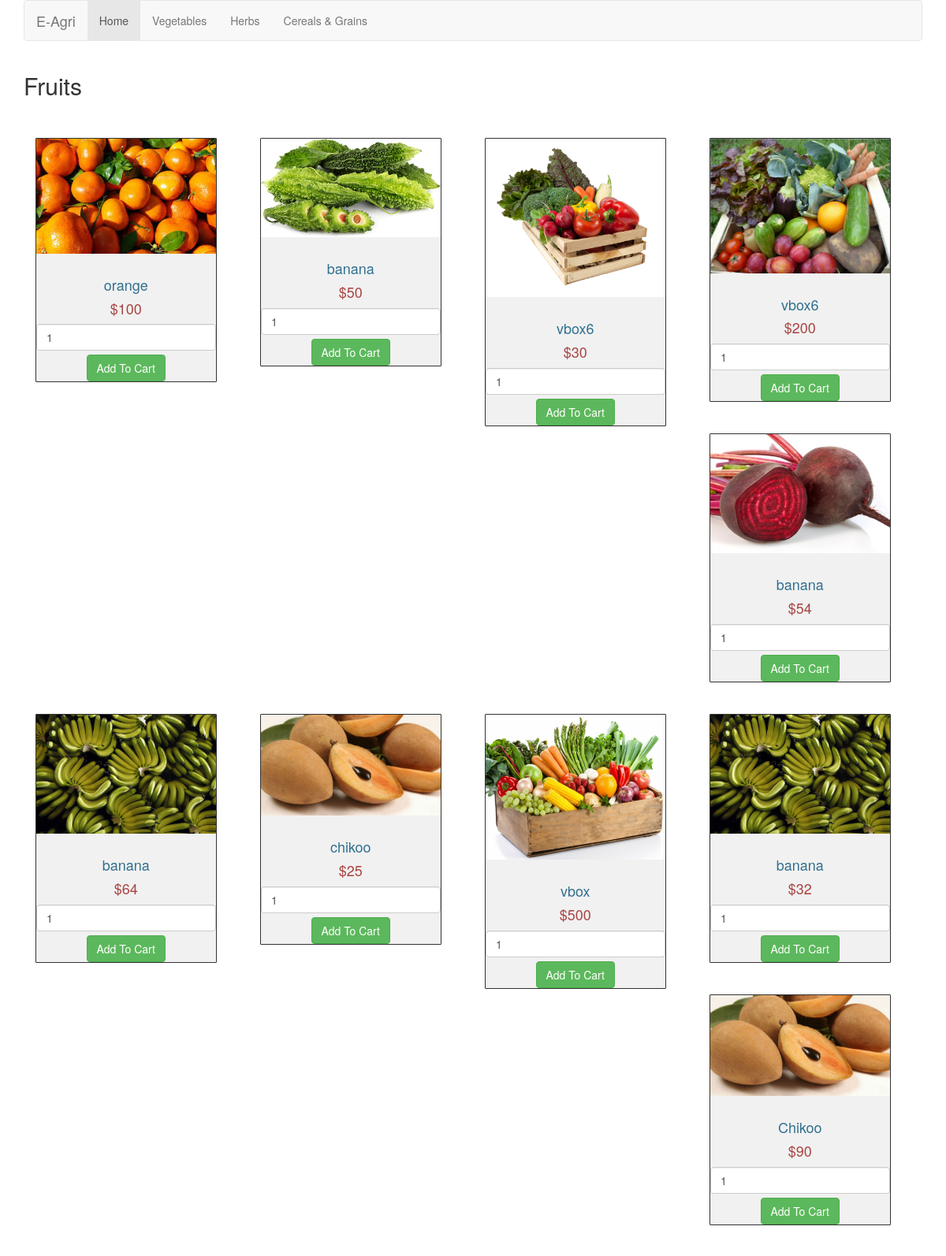
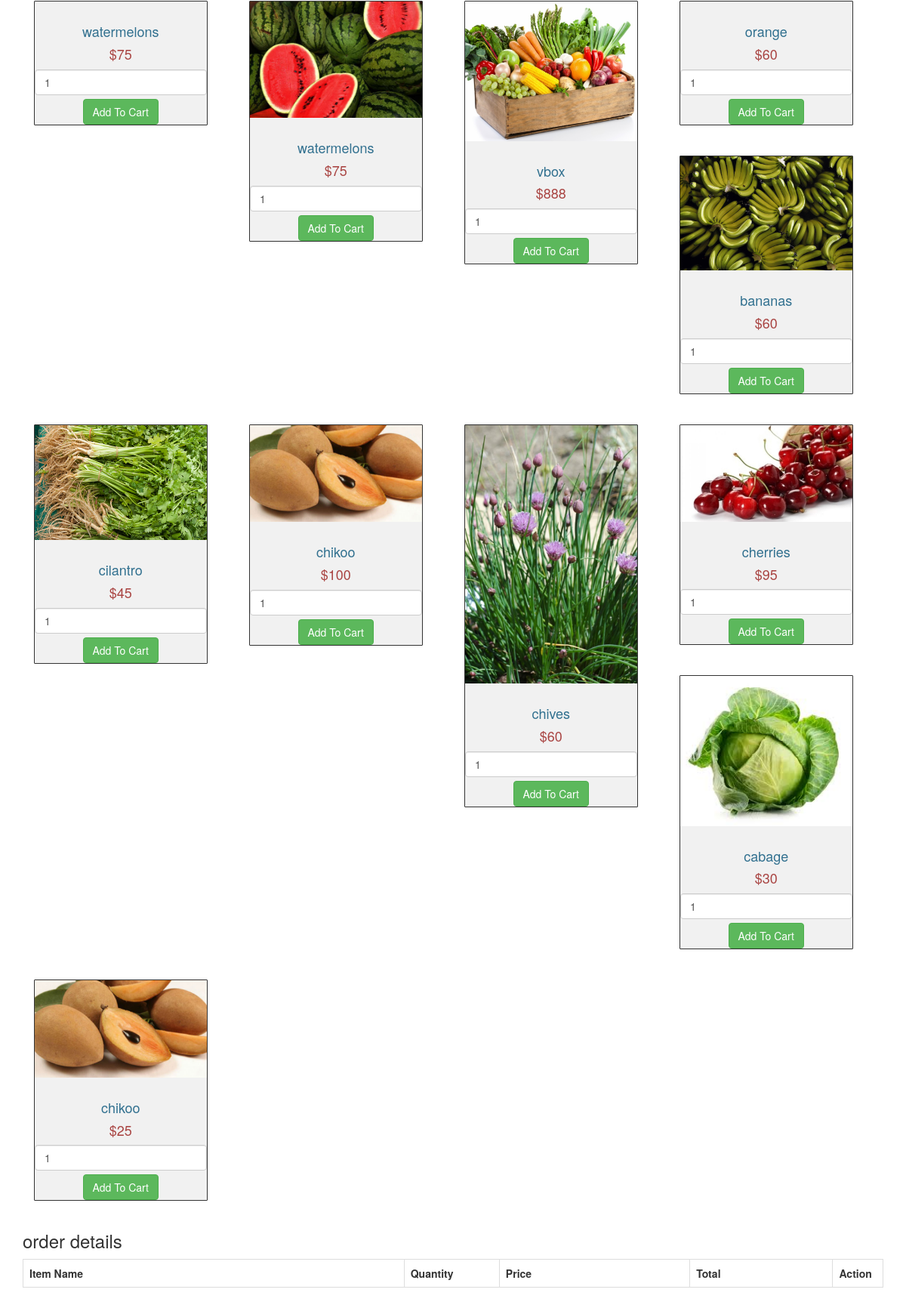
Screenshot of /fruits.php with the database file from the repository (2 pictures, top to bottom).
### tables this page shows
CREATE TABLE `upload_db` (
  `product_id` int(11) NOT NULL,
  `uploaded_by` varchar(300) NOT NULL,
  `product_name` varchar(30) NOT NULL,
  `area` varchar(40) NOT NULL,
  `selling_price` int(40) NOT NULL,
  `quantity` int(40) NOT NULL,
  `image` varchar(300) NOT NULL,
  `sku` varchar(30) NOT NULL,
  `exist` tinyint(1) NOT NULL,
  `validity` date NOT NULL
);

### fruits.php (the view, shortened to what this page needs)
<?php
$connect=mysqli_connect("localhost","root","","e-agri") or die("cannot connect".mysqli_error($connect));
?>
<!DOCTYPE html>
<html>
<head>
  <link rel="stylesheet" href="css/bootstrap.min.css">
</head>
<nav class="navbar navbar-default">
  <div class="container-fluid">
    <div class="navbar-header">
      <a class="navbar-brand" href="firstpage.php">E-Agri</a>
    </div>
    <ul class="nav navbar-nav">
      <li class="active"><a href="firstpage.html">Home</a></li>
      <li><a href="vegetables.html">Vegetables</a></li>
      <li><a href="herbs.html">Herbs</a></li>
      <li><a href="cereals&grains.html">Cereals & Grains</a></li>
    </ul>
  </div>
</nav>
<body class="container" >
	<div class="page-header" style="height:70%">
    <h2>Fruits</h2>
  <?php
     $query="SELECT * FROM upload_db";
     $result=mysqli_query($connect,$query);
     if (mysqli_num_rows($result)>0)
        {
        while ($row=mysqli_fetch_array($result))
            {
      ?>
        <div class="col-md-3 text-center">
        <br>
        <br>
        <form method="POST" action="fruits.php?action=add&id=<?php echo $row["id"];?> ">
        <div style="border:1px solid #333; background-color:#f1f1f1;border-radius:1px; width:90%;height:90%">
        <img src="<?php echo $row["image"];?>" class="img-responsive"/><br>
        <h4 class="text-info"><?php echo $row["product_name"]; ?></h4>
        <h4 class="text-danger">$<?php echo $row["selling_price"]; ?></h4>
        <input type="text" name="quantity" class="form-control" value="1"/>
		<input type="submit" name="add_to_cart" style="margin-top:5px" class="btn btn-success" value="Add To Cart"/>
		</div>
        </form>
        	</div>
        	<?php
        	}
    	}
        	?>
        	<br>
        	<h3>order details</h3>
        	<div class="table-responsive">
        	<table class="table table-bordered">
        	<tr>
        	<th width="40%">Item Name</th>
        	<th width="10%">Quantity</th>
        	<th width="20%">Price</th>
        	<th width="15%">Total</th>
        	<th width="5%">Action</th>
        	</tr>
          			</table>
     			</div>
     		</div>
  	</body>
</html>

### rows the page displays
upload_db: image (picture), product_name "orange", selling_price "100"
upload_db: image (picture), product_name "banana", selling_price "50"
upload_db: image (picture), product_name "vbox6", selling_price "30"
upload_db: image (picture), product_name "vbox6", selling_price "200"
upload_db: image (picture), product_name "banana", selling_price "54"
upload_db: image (picture), product_name "banana", selling_price "64"
upload_db: image (picture), product_name "chikoo", selling_price "25"
upload_db: image (picture), product_name "vbox", selling_price "500"
upload_db: image (picture), product_name "banana", selling_price "32"
upload_db: image (picture), product_name "Chikoo", selling_price "90"
upload_db: product_name "watermelons", selling_price "75"
upload_db: image (picture), product_name "watermelons", selling_price "75"
upload_db: image (picture), product_name "vbox", selling_price "888"
upload_db: product_name "orange", selling_price "60"
upload_db: image (picture), product_name "bananas", selling_price "60"
upload_db: image (picture), product_name "cilantro", selling_price "45"
upload_db: image (picture), product_name "chikoo", selling_price "100"
upload_db: image (picture), product_name "chives", selling_price "60"
upload_db: image (picture), product_name "cherries", selling_price "95"
upload_db: image (picture), product_name "cabage", selling_price "30"
upload_db: image (picture), product_name "chikoo", selling_price "25"
